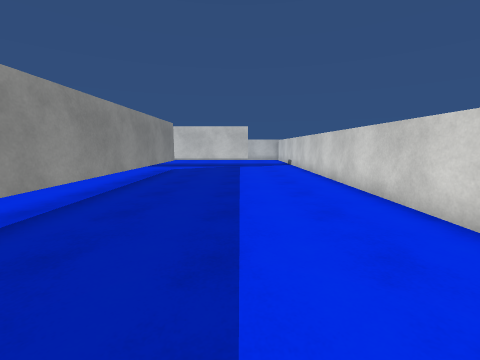
[1] (above)

20 first-person views from a walk through a Unity game level. The camera is 1.3 m above the floor, tilts 8° down and sees 90° across. The floor is counted in squares, 1 m on a side. Each view is taken from the middle of a square. On the plan, view 1 faces up. The plan holds only what a view shows up to about 12 squares ahead; the rest is blank. The player character is not drawn. Some animated figures are left out. Surface patterns are stand-ins for the level's own textures.

[2]
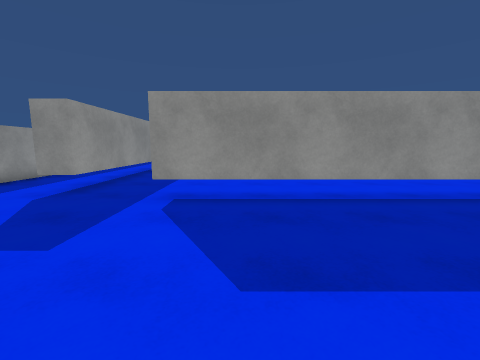

[3]
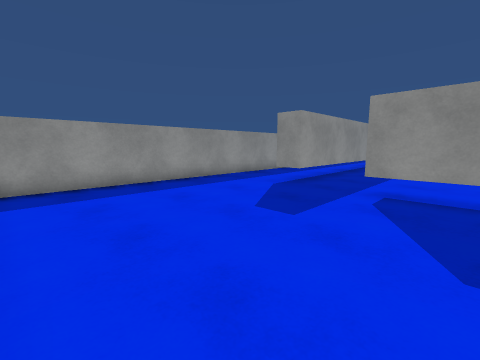

[4]
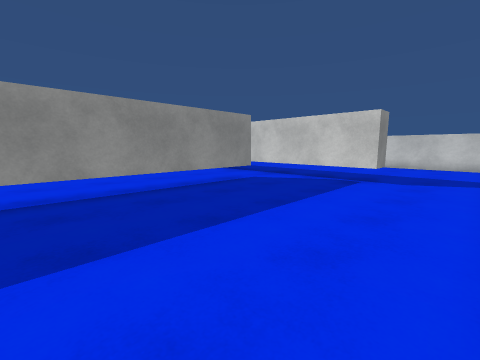

[5]
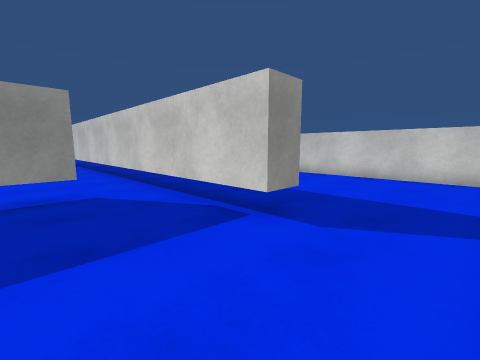

[6]
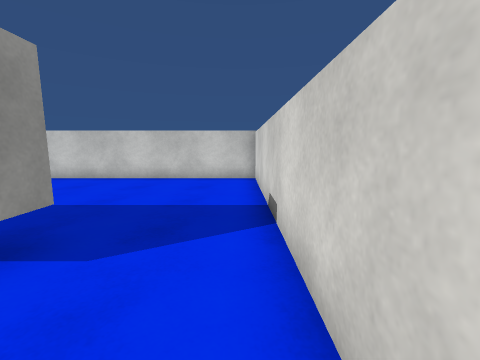

[7]
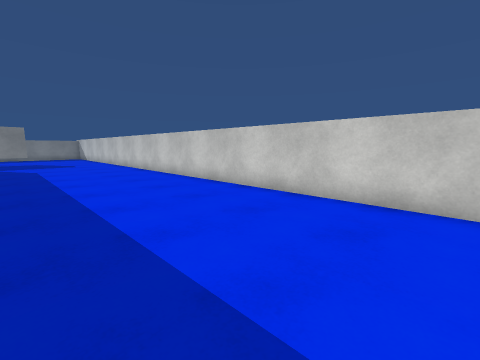

[8]
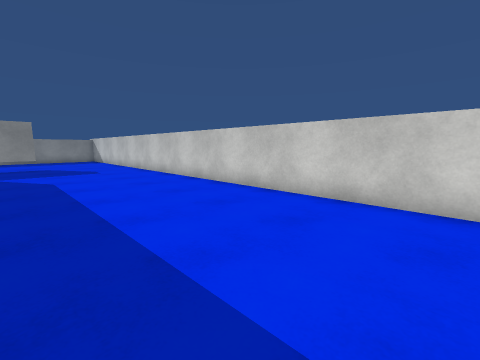

[9]
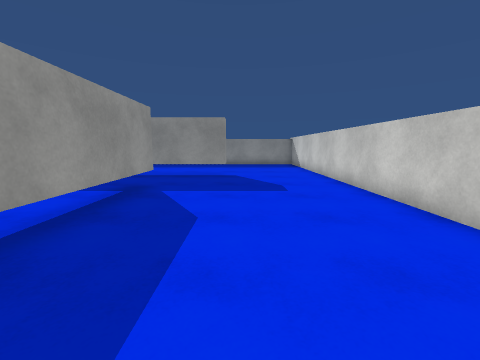

[10]
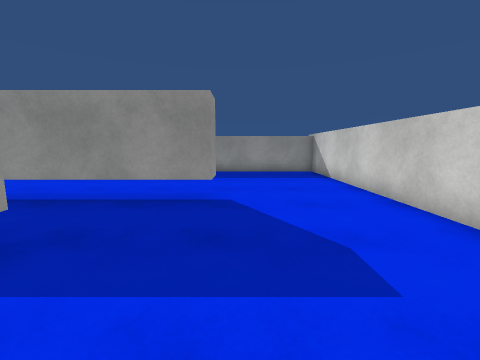

[11]
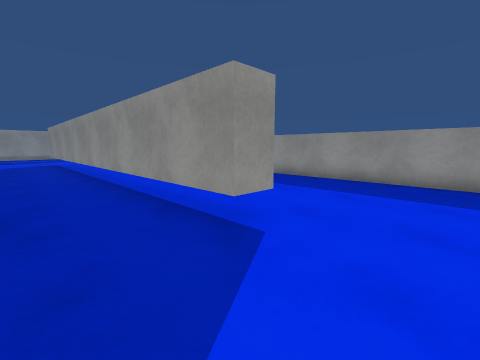

[12]
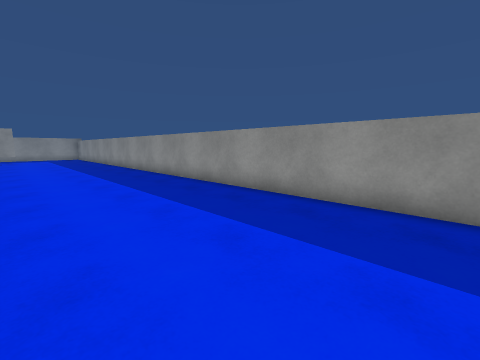

[13]
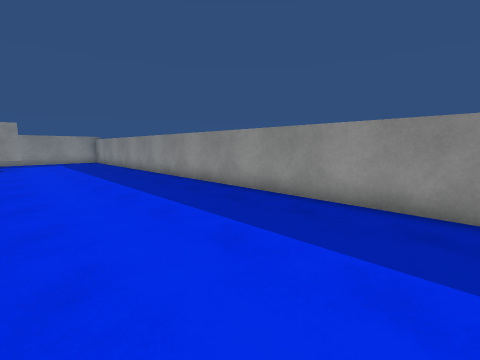

[14]
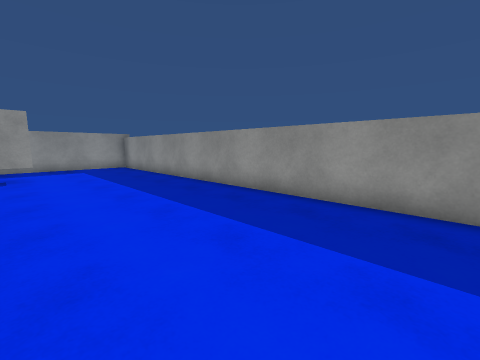

[15]
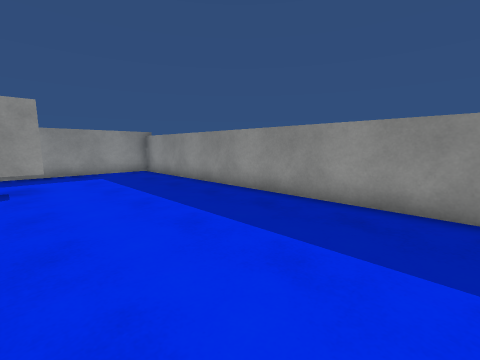

[16]
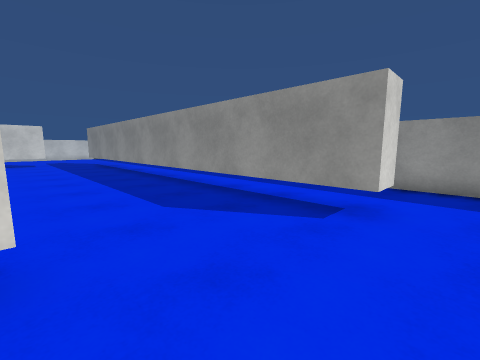

[17]
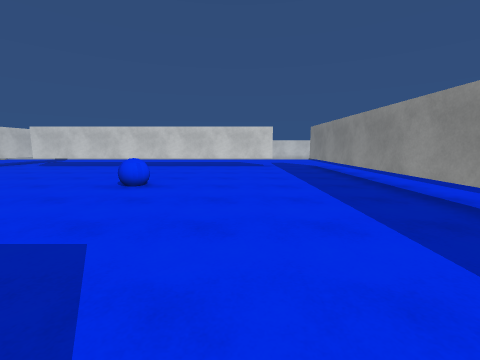

[18]
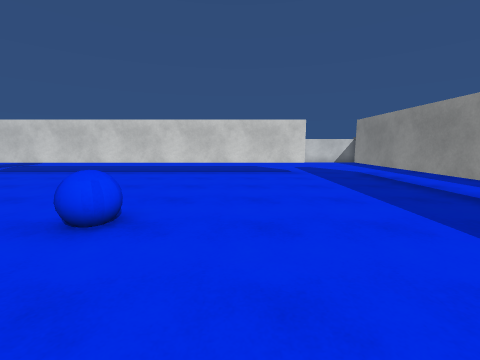

[19]
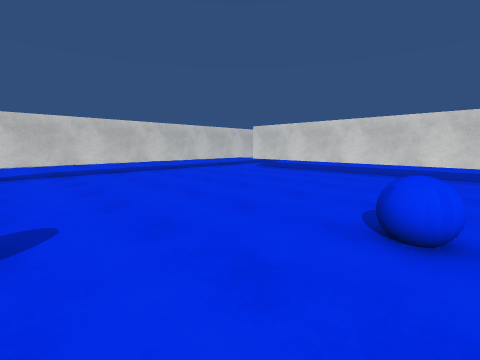

[20]
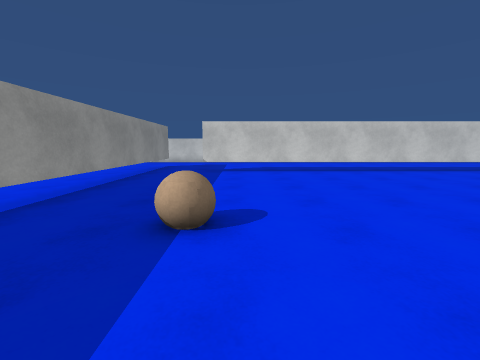

### Floor plan
Key: @ floor where view 1 was taken; # wall or solid block; . floor; T thing the floor can be seen under or through; B blue ball; A ball.
Columns run from 28 left of view 1 to 4 right of it. Each row starts with its distance up from view 1.
 23  ################################
 22  ...............................#
 21 #...............................#
 20 #...............................#
 19 #...............................#
 18 #......T........................#
 17 #......T........................#
 16 #......T...TTTTT            T...#
 15 #......T...TTTTT#######TTTTTT...#
 14 #......T........................#
 13 #......T................T.......#
 12 #......T................T.......#
 11 #......T................T.......#
 10 #......T................T.......#
  9 #......T................T.......#
  8 #......T................T.......#
  7 #......T...A............T.......#
  6 #......#................T.......#
  5 #......  ...............T.......#
  4 #......   ......B.......T.......#
  3 #......   ......B.......T.......
  2 #......  ...............T.......
  1 #......  ...............T......
  0 #......#................T...@...
 -1 #.......................T.......
 -2 #.......................T.......
 -3 #...............................
 -4 #...............................
 -5 #.....TTTTTTTTTTTTTTTTTT........
 -6 #...............................
 -7 #............. .................
 -8 #######             ############

Where each view was taken, in squares from view 1:
view 1: 0 up, 0 right, facing up
view 2: 0 up, 2 right, facing left
view 3: 0 up, 3 right, facing down-left
view 4: 6 up, 3 right, facing up-left
view 5: 12 up, 3 right, facing up-left
view 6: 13 up, 3 right, facing up
view 7: 17 up, 1 right, facing up-left
view 8: 17 up, 4 left, facing up-left
view 9: 19 up, 10 left, facing left
view 10: 19 up, 15 left, facing left
view 11: 21 up, 18 left, facing down-left
view 12: 19 up, 22 left, facing down-left
view 13: 13 up, 22 left, facing down-left
view 14: 7 up, 22 left, facing down-left
view 15: 4 up, 22 left, facing down-left
view 16: 0 up, 24 left, facing down-right
view 17: 0 up, 20 left, facing right
view 18: 1 up, 16 left, facing right
view 19: 3 up, 16 left, facing up-right
view 20: 3 up, 16 left, facing up
